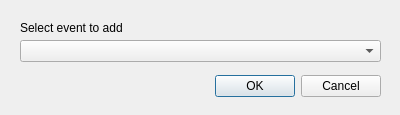
<?xml version="1.0" encoding="UTF-8"?>
<ui version="4.0">
 <class>CEventSelector</class>
 <widget class="QDialog" name="CEventSelector">
  <property name="geometry">
   <rect>
    <x>0</x>
    <y>0</y>
    <width>400</width>
    <height>115</height>
   </rect>
  </property>
  <property name="windowTitle">
   <string>Events list</string>
  </property>
  <widget class="QDialogButtonBox" name="buttonBox">
   <property name="geometry">
    <rect>
     <x>40</x>
     <y>70</y>
     <width>341</width>
     <height>32</height>
    </rect>
   </property>
   <property name="orientation">
    <enum>Qt::Horizontal</enum>
   </property>
   <property name="standardButtons">
    <set>QDialogButtonBox::Cancel|QDialogButtonBox::Ok</set>
   </property>
  </widget>
  <widget class="QLabel" name="label">
   <property name="geometry">
    <rect>
     <x>20</x>
     <y>20</y>
     <width>301</width>
     <height>16</height>
    </rect>
   </property>
   <property name="text">
    <string>Select event to add</string>
   </property>
  </widget>
  <widget class="QComboBox" name="cmbEvents">
   <property name="geometry">
    <rect>
     <x>20</x>
     <y>40</y>
     <width>361</width>
     <height>22</height>
    </rect>
   </property>
  </widget>
 </widget>
 <resources/>
 <connections>
  <connection>
   <sender>buttonBox</sender>
   <signal>accepted()</signal>
   <receiver>CEventSelector</receiver>
   <slot>accept()</slot>
   <hints>
    <hint type="sourcelabel">
     <x>248</x>
     <y>254</y>
    </hint>
    <hint type="destinationlabel">
     <x>157</x>
     <y>274</y>
    </hint>
   </hints>
  </connection>
  <connection>
   <sender>buttonBox</sender>
   <signal>rejected()</signal>
   <receiver>CEventSelector</receiver>
   <slot>reject()</slot>
   <hints>
    <hint type="sourcelabel">
     <x>316</x>
     <y>260</y>
    </hint>
    <hint type="destinationlabel">
     <x>286</x>
     <y>274</y>
    </hint>
   </hints>
  </connection>
 </connections>
</ui>
